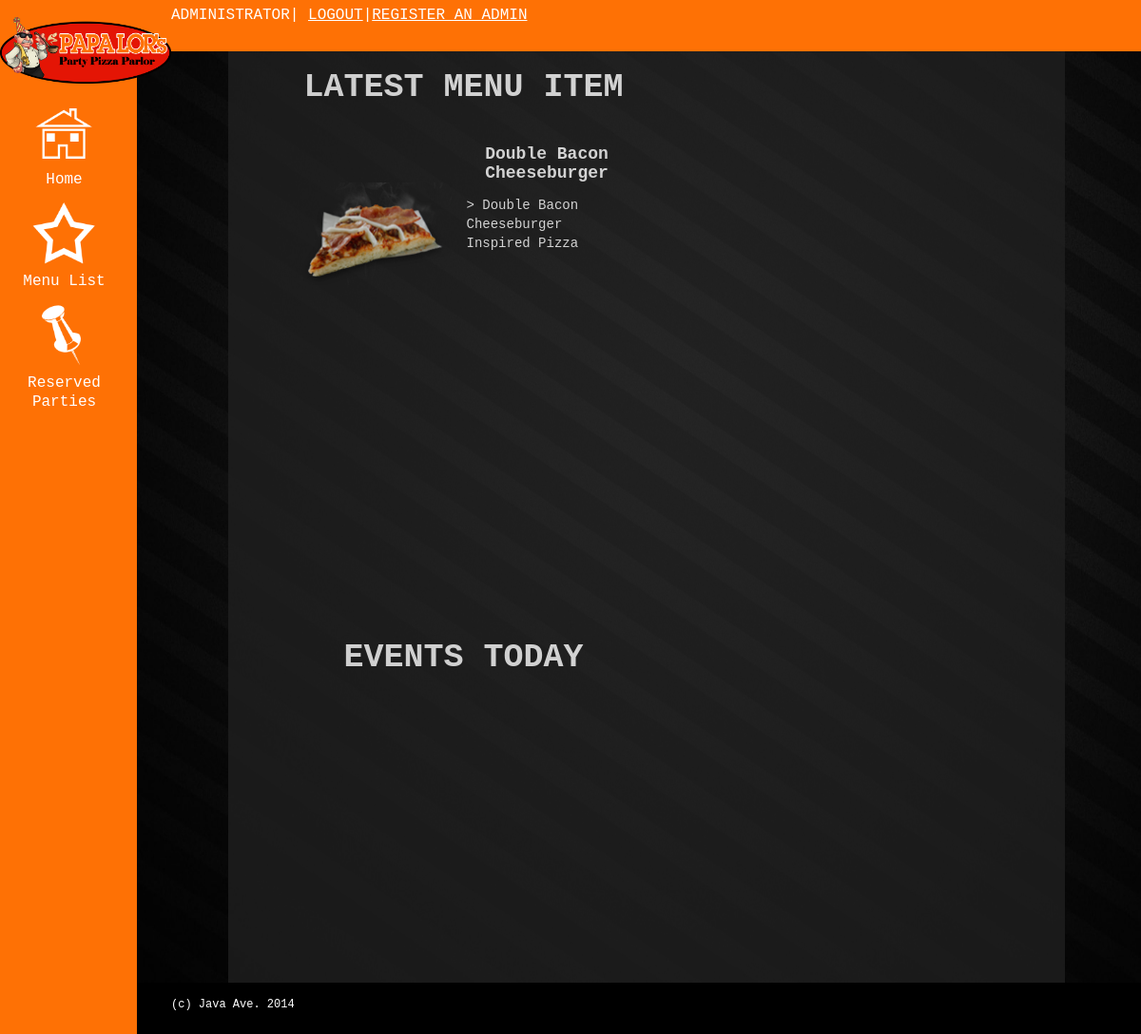
Screenshot of /admin/home.php (signed in) with the database file from the repository.
### tables this page shows
CREATE TABLE IF NOT EXISTS `food` (
  `Food_id` int(11) NOT NULL AUTO_INCREMENT,
  `Food_name` varchar(200) NOT NULL,
  `Food_type` varchar(200) NOT NULL,
  `Price_piece` float NOT NULL,
  `Admin_id` varchar(200) NOT NULL,
  `image_url` varchar(100) NOT NULL,
  `Food_description` varchar(200) NOT NULL,
  PRIMARY KEY (`Food_id`)
);

### admin/home.php (the view, shortened to what this page needs)
<!doctype html>
<html>
<head>
	<link type="text/css" rel="stylesheet" href="css/style3.css" />
	<link type="text/css" rel="stylesheet" href="css/menu.css" />
	<link type="text/css" rel="stylesheet" href="css/dashboard.css" />
</head>
<body>
	<div class="content">
		<div class="background panel">
		<div class="left_block panel">
			<div class="content">
				<div class="top_block pllogo">
					<div class="content">
						<img class="PLLogo" src="images/PLLogo.png">
					</div>
				</div>
				<div class="top_block homebtn">
					<div class="content">
						<a href="#" class="navlinks" >
						<img class="homebtn" src="images/homebtn.png"><br>
						Home</a><br>
					</div>
				</div>
				<div class="top_block aboutbtn">
					<div class="content">
						<a href="newmenu.php" class="navlinks" >
						<img class="aboutbtn" src="images/aboutbtn.png"><br>
						Menu List</a><br>
					</div>
				</div>
				<div class="top_block myptbtn">
					<div class="content">
						<a href="upcomingadmin.php" class="navlinks" >
						<img class="myptbtn" src="images/myptbtn.png"><br>
						Reserved Parties</a><br>
					</div>
				</div>
			</div>
		</div>
		</div>
		<div class="background area">
			<div class="background blank">
			</div>
			<div class="background blank2">
			</div>
			<div class="background content" style="height: 100vh;">
			<div class="row">
					<?php include "connect.php"; ?>
					<div class="column" id="leftcol">
						<div class="headertitle">
							LATEST MENU ITEM
						</div>
							<?php
								$query = "SELECT * FROM food ORDER BY food_id DESC";
								$result = mysqli_query($db, $query);
								$row = mysqli_fetch_array($result);
							?>
						<div class="graphdiv" id="addedfood" style="border: none;">
							<div class="graphdiv" id="imagefood" style="border: none;">
								<img width="160px" src="<?php echo $row['image_url'];?>">
							</div>
							<div class="graphdiv" id="foodDesc" style="border: none;">
								<div class="headertitle" id="titleDesc">
									<?php echo $row['Food_name'];?>
								</div>
								<p id="desc">> <?php echo $row['Food_description'];?>
							</div>
						</div>
					</div>
					<div class="column" id="rightcol">
						<div class="headertitle">
							EVENTS TODAY
						</div>
						<div class="eventsnow">
						</div>
					</div>
				</div>
				<?php include "adminfooter.php"; ?>

### admin/css/style3.css (style rules this page uses)
html, body { margin: 0; padding: 0; width: 100%; height: 100%; background: #000; }
.content { min-height: 100%; width: auto; position: relative; overflow: hidden; z-index: 0; }
.background { position: absolute; z-index: -1; top: 0; bottom: 0; margin: 0; padding: 0; }
.top_block { width: 100%; float: top; display: block; z-index: 1; }
.left_block { display: block; float: left; }
.background.panel { height: auto !important; padding-bottom: 0; left: 0; width: 12%; background-color: #fe7105; position: fixed; }
.panel { position: fixed; height: auto; width: 15%; padding-bottom: 0px; z-index: 1; }
.pllogo { width: 100%; height: 27%; z-index: 2; }
.homebtn { width: 75%; height: 18%; text-align: center; }
.aboutbtn { width: 75%; height: 18%; text-align: center; }
.myptbtn { width: 75%; height: 18%; text-align: center; }
img.homebtn { width: 50%; height: 18%; margin-left: auto; margin-right: auto; margin-top: 10%; }
img.aboutbtn { width: 50%; height: 18%; margin-left: auto; margin-right: auto; margin-top: 10%; }
img.myptbtn { width: 50%; height: 18%; margin-left: auto; margin-right: auto; margin-top: 10%; }
.background.area { height: auto !important; padding-bottom: 0; left: 0; right: 0; margin-left: 0px; background-image: url("../images/wall.jpg"); background-attachment: fixed; background-size: 120% 100%; }
.area { width: auto; height: auto; padding-bottom: 0px; z-index: -1; margin: 1px dotted; overflow-y: scroll; }
.background.blank { height: auto !important; padding-bottom: 0; left: 0; width: 15%; background-color: transparent; margin-top: 32px; margin-bottom: 5px; }
.blank { height: auto; width: 15%; padding-bottom: 5px; }
.background.blank2 { height: auto !important; padding-bottom: 0; right: 0; width: 15%; background-color: transparent; margin-top: 32px; margin-bottom: 5px; }
.blank2 { height: auto; width: 15%; padding-bottom: 5px; }
.background.content { width: 70%; padding-bottom: 10%; left: 0; right: 0; background-color: #202020; opacity: 0.8; margin-top: 32px; margin-bottom: 5px; margin-left: 20%; margin-right: 128px; padding: 20px; }
img.PLLogo { margin-top: 10%; width: 100%; z-index: 2; }
a.navlinks { text-decoration: none; color: #fff; font-family: Rockwell, 'Courier Bold', Courier, Georgia, Times, 'Times New Roman', serif; font-size: 16px; font-style: normal; font-variant: normal; font-weight: 400; line-height: 20px; }
p { color: #fff; font-family: Rockwell, 'Courier Bold', Courier, Georgia, Times, 'Times New Roman', serif; font-size: 14px; font-style: normal; font-variant: normal; font-weight: 400; line-height: 20px; }

### admin/css/dashboard.css (style rules this page uses)
.row { height: 96vh; padding-left: 30px; padding-right: 30px; padding-top: 20px; padding-bottom: 20px; }
.column { color: white; height: 600px; width: 395px; float: left; }
#rightcol { color: white; }
.headertitle { color: white; font-family: Rockwell, 'Courier Bold', Courier, Georgia, Times, 'Times New Roman', serif; font-weight: bold; text-align: center; font-size: 35px; }
.graphdiv { border-color: white; border: 2px solid; height: 200px; width: 320px; margin-left: auto; margin-right: auto; margin-top: 20px; }
#addedfood { height: 250px; width: 350px; }
#imagefood { height: 100px; width: 165px; float: left; margin-left: 2px; margin-top: 60px; }
#foodDesc { float: right; height: 190px; width: 169px; margin-top: 20px; margin-right: 3px; }
#titleDesc { font-size: 18px; text-align: center; }
#desc { color: white; word-wrap: break-word; }
.eventsnow { margin-left: auto; margin-right: auto; margin-top: 20px; height: 140px; width: 280px; }

### rows the page displays
food: image_url (picture), Food_name "Double Bacon Cheeseburger", Food_description "Double Bacon Cheeseburger Inspired Pizza"
